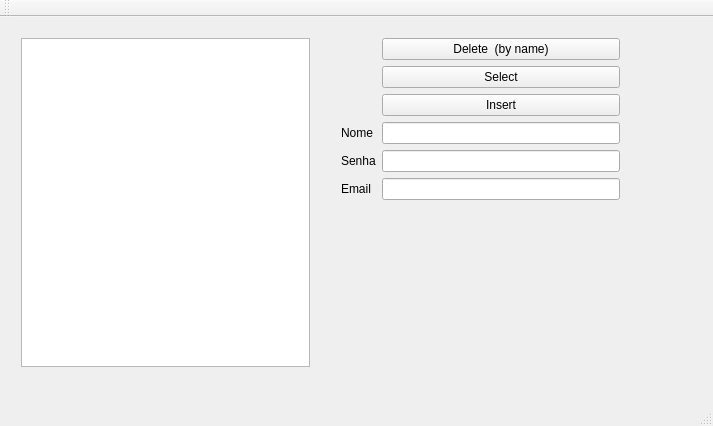
<?xml version="1.0" encoding="UTF-8"?>
<ui version="4.0">
 <class>MainWindow</class>
 <widget class="QMainWindow" name="MainWindow">
  <property name="geometry">
   <rect>
    <x>0</x>
    <y>0</y>
    <width>713</width>
    <height>426</height>
   </rect>
  </property>
  <property name="windowTitle">
   <string>MainWindow</string>
  </property>
  <widget class="QWidget" name="centralWidget">
   <widget class="QWidget" name="verticalLayoutWidget">
    <property name="geometry">
     <rect>
      <x>10</x>
      <y>10</y>
      <width>311</width>
      <height>351</height>
     </rect>
    </property>
    <layout class="QVBoxLayout" name="verticalLayout">
     <item>
      <widget class="QTableView" name="tableView"/>
     </item>
    </layout>
   </widget>
   <widget class="QWidget" name="formLayoutWidget">
    <property name="geometry">
     <rect>
      <x>330</x>
      <y>10</y>
      <width>301</width>
      <height>191</height>
     </rect>
    </property>
    <layout class="QFormLayout" name="formLayout">
     <item row="0" column="1">
      <widget class="QPushButton" name="btn_delete">
       <property name="text">
        <string>Delete  (by name)</string>
       </property>
      </widget>
     </item>
     <item row="2" column="1">
      <widget class="QPushButton" name="btn_insert">
       <property name="text">
        <string>Insert</string>
       </property>
      </widget>
     </item>
     <item row="5" column="0">
      <widget class="QLabel" name="lbl_nome">
       <property name="text">
        <string>Nome</string>
       </property>
      </widget>
     </item>
     <item row="5" column="1">
      <widget class="QLineEdit" name="txt_nome"/>
     </item>
     <item row="6" column="0">
      <widget class="QLabel" name="lbl_senha">
       <property name="text">
        <string>Senha</string>
       </property>
      </widget>
     </item>
     <item row="6" column="1">
      <widget class="QLineEdit" name="txt_senha"/>
     </item>
     <item row="8" column="0">
      <widget class="QLabel" name="lbl_email">
       <property name="text">
        <string>Email</string>
       </property>
      </widget>
     </item>
     <item row="8" column="1">
      <widget class="QLineEdit" name="txt_email"/>
     </item>
     <item row="1" column="1">
      <widget class="QPushButton" name="btn_select">
       <property name="text">
        <string>Select</string>
       </property>
      </widget>
     </item>
    </layout>
   </widget>
  </widget>
  <widget class="QMenuBar" name="menuBar">
   <property name="geometry">
    <rect>
     <x>0</x>
     <y>0</y>
     <width>713</width>
     <height>20</height>
    </rect>
   </property>
  </widget>
  <widget class="QToolBar" name="mainToolBar">
   <attribute name="toolBarArea">
    <enum>TopToolBarArea</enum>
   </attribute>
   <attribute name="toolBarBreak">
    <bool>false</bool>
   </attribute>
  </widget>
  <widget class="QStatusBar" name="statusBar"/>
 </widget>
 <layoutdefault spacing="6" margin="11"/>
 <resources/>
 <connections/>
</ui>
